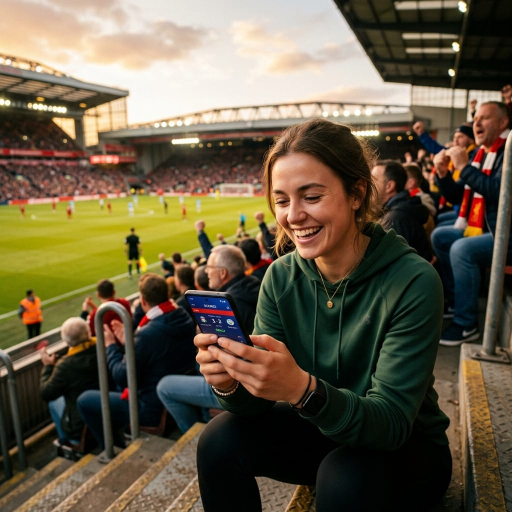
#> input picture mobile/assets/accueil/scores.jpg, 1024 x 1024 px, given in place of _tmp.png, which was not available (shown at 1/2 size)
$ python reperes.py ../../../mobile/assets/accueil/scores.jpg 1.0 ../../../mobile/assets/accueil/terrain.jpg 1.0
#> lines starting #> are read from the running program, lines starting #| are printed output that depends on the picture
"""Des images quadrillées des instants clés, pour lire les coordonnées des boutons.

Chaque image est l'image source (redressée pour la console) réduite, avec un
quadrillage tous les 100 pixels SOURCE et ses graduations.
"""
import subprocess
import sys
from pathlib import Path

from PIL import Image, ImageDraw, ImageFont

ICI = Path(__file__).resolve().parent
SOURCES = ICI.parent / "sources"
SORTIE = ICI / "reperes"
SORTIE.mkdir(exist_ok=True)
POLICE = ImageFont.truetype("C:/Windows/Fonts/arial.ttf", 13)


def image(n: str, t: float, couche: bool) -> Image.Image:
#> called with t = 1, couche = False
    tmp = SORTIE / "_tmp.png"
    vf = "transpose=2" if couche else "null"
    subprocess.run(["ffmpeg", "-v", "error", "-y", "-ss", str(t), "-i", str(SOURCES / f"{n}.MP4"),
                    "-frames:v", "1", "-vf", vf, "-update", "1", str(tmp)], check=True)
#> (this line was passed over: subprocess is not available in this run)
    return Image.open(tmp).convert("RGB")
#> returned value is the input picture: PIL image 1024x1024 RGB; mean R, G, B 103.3, 92, 69.7


def quadrille(im: Image.Image, echelle: float) -> Image.Image:
#> called with echelle = 1
    petit = im.resize((int(im.width * echelle), int(im.height * echelle)))
    d = ImageDraw.Draw(petit)
    for x in range(0, im.width, 100):
        X = x * echelle
        d.line([(X, 0), (X, petit.height)], fill=(255, 0, 255) if x % 500 == 0 else (255, 120, 255), width=1)
        d.text((X + 2, 2), str(x), fill=(255, 0, 255), font=POLICE)
    for y in range(0, im.height, 100):
        Y = y * echelle
        d.line([(0, Y), (petit.width, Y)], fill=(0, 200, 255) if y % 500 == 0 else (120, 220, 255), width=1)
        d.text((2, Y + 2), str(y), fill=(0, 160, 255), font=POLICE)
    return petit


if __name__ == "__main__":
    # n t couche [echelle] [x0 y0 x1 y1]
    n, t, couche = sys.argv[1], float(sys.argv[2]), sys.argv[3] == "couche"
    echelle = float(sys.argv[4]) if len(sys.argv) > 4 else 0.4
    im = image(n, t, couche)
    if len(sys.argv) > 8:
        x0, y0, x1, y1 = map(int, sys.argv[5:9])
        # Recadrage en gardant les graduations SOURCE : on décale la grille.
        im2 = im.crop((x0, y0, x1, y1))
        petit = im2.resize((int(im2.width * echelle), int(im2.height * echelle)))
        d = ImageDraw.Draw(petit)
        for x in range((x0 // 50 + 1) * 50, x1, 50):
            X = (x - x0) * echelle
            d.line([(X, 0), (X, petit.height)], fill=(255, 0, 255), width=1)
            d.text((X + 2, 2), str(x), fill=(255, 0, 255), font=POLICE)
        for y in range((y0 // 50 + 1) * 50, y1, 50):
            Y = (y - y0) * echelle
            d.line([(0, Y), (petit.width, Y)], fill=(0, 200, 255), width=1)
            d.text((2, Y + 2), str(y), fill=(0, 160, 255), font=POLICE)
    else:
        petit = quadrille(im, echelle)
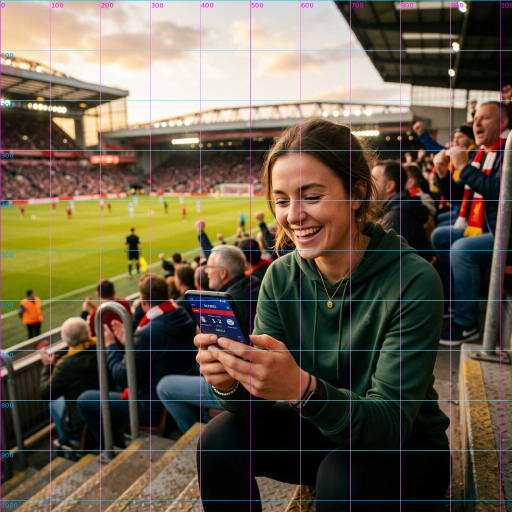
#> petit: PIL image 1024x1024 RGB (shown at 1/2 size); mean R, G, B 104.7, 93.1, 73.8
    nom = f"{n}_{t:05.1f}{'_c' if couche else ''}.png"
    petit.save(SORTIE / nom)
    print(nom, im.size)
#| ../../../mobile/assets/accueil/scores.jpg_001.0.png (1024, 1024)

$ run again, on mobile/assets/accueil/terrain.jpg
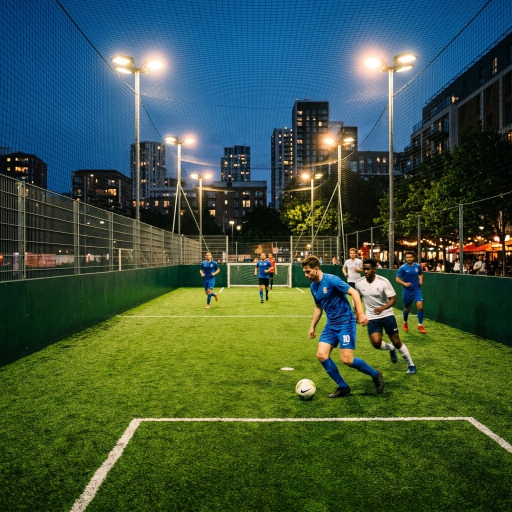
#> input picture mobile/assets/accueil/terrain.jpg, 1024 x 1024 px, given in place of _tmp.png, which was not available (shown at 1/2 size)
#> in image, returned value is the input picture: PIL image 1024x1024 RGB; mean R, G, B 61.3, 85.7, 65.1
#> `petit = quadrille(im, echelle)`:
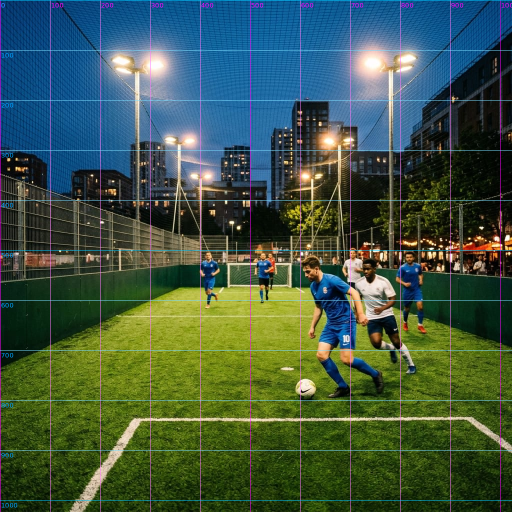
#> petit: PIL image 1024x1024 RGB (shown at 1/2 size); mean R, G, B 63.8, 87.2, 69.4
#| ../../../mobile/assets/accueil/terrain.jpg_001.0.png (1024, 1024)
